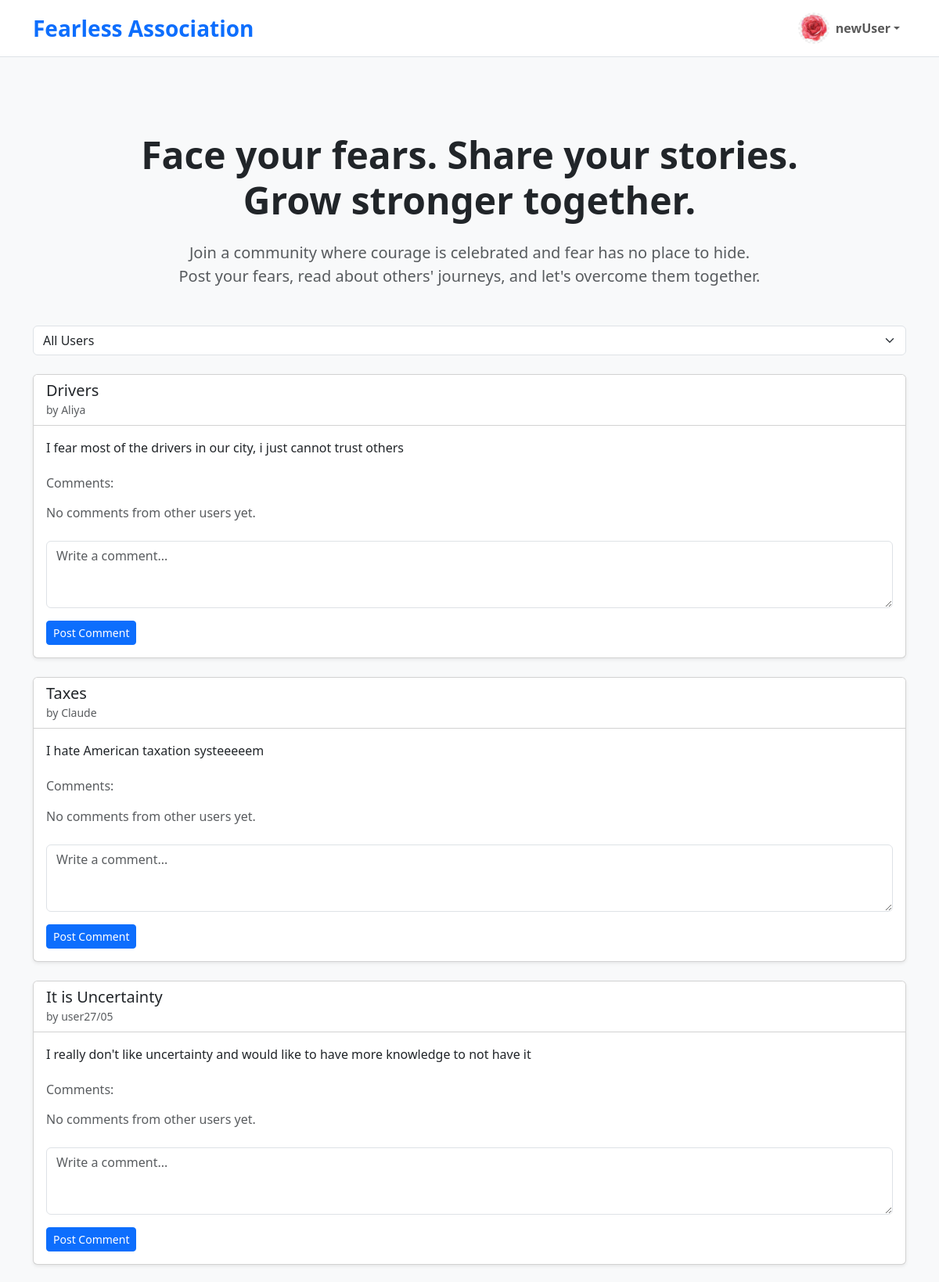
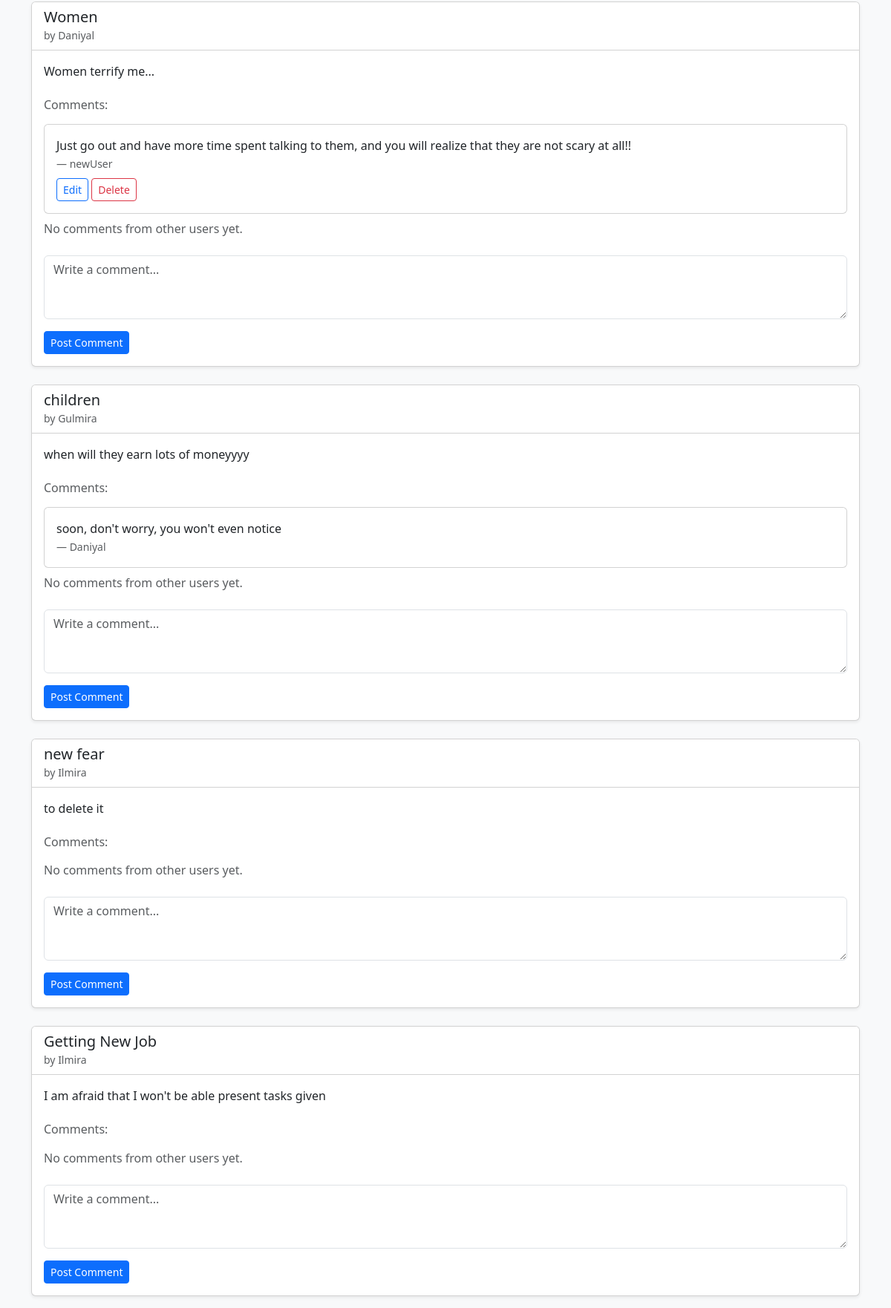
Screenshot of / (signed in, upper part) with the database file from the repository (2 pictures, top to bottom).
### app/models.py (models this page shows, shortened)
class User(UserMixin, db.Model):
    id = db.Column(db.Integer, primary_key=True)
    username = db.Column(db.String(80), unique=True, nullable=False)
    email = db.Column(db.String(120), unique=True, nullable=False)
    password_hash = db.Column(db.String(128), nullable=False)
    fears = db.relationship('Fear', backref='author', lazy=True)
    comments = db.relationship('Comment', backref='author', lazy=True)
    avatar = db.Column(db.String(120), nullable=True)
    toxic_warning_count = db.Column(db.Integer, default=0, nullable=False)
    last_warning_time  = db.Column(db.DateTime, nullable=True)
    login_block_until  = db.Column(db.DateTime, nullable=True)

class Fear(db.Model):
    id = db.Column(db.Integer, primary_key=True)
    title = db.Column(db.String(120), nullable=False)
    description = db.Column(db.Text, nullable=False)
    created_at = db.Column(db.DateTime, default=datetime.utcnow)
    user_id = db.Column(db.Integer, db.ForeignKey('user.id'), nullable=False)
    is_toxic = db.Column(db.Boolean, default=False)
    toxicity_score = db.Column(db.Float, default=0.0)
    comments = db.relationship('Comment', backref='fear', lazy=True, cascade="all, delete-orphan")

class Comment(db.Model):
    id = db.Column(db.Integer, primary_key=True)
    content = db.Column(db.Text, nullable=False)
    created_at = db.Column(db.DateTime, default=datetime.utcnow)
    user_id = db.Column(db.Integer, db.ForeignKey('user.id'), nullable=False)
    fear_id = db.Column(db.Integer, db.ForeignKey('fear.id'), nullable=False)
    is_toxic = db.Column(db.Boolean, default=False)
    toxicity_score = db.Column(db.Float, default=0.0)

### app/main.py (the view)
@main.route('/')
def index():
    selected_user_id = request.args.get('user_id') # getting id from url
    users = User.query.all()
    if current_user.is_authenticated:
        query = Fear.query.filter(Fear.user_id != current_user.id)
        if selected_user_id and selected_user_id.isdigit():
            query = query.filter(Fear.user_id == int(selected_user_id))
        fears = query.order_by(Fear.created_at.desc()).all()
    else:
        fears = [] # If the user is not logged in, show no fears.
    return render_template('index.html', fears=fears, users=users)

### templates/index.html (shortened to what this page needs)
<!DOCTYPE html>
<html lang="en">
<head>
    <link href="https://cdn.jsdelivr.net/npm/bootstrap@5.3.0-alpha1/dist/css/bootstrap.min.css" rel="stylesheet">
</head>
<body class="d-flex flex-column min-vh-100">
    <header class="border-bottom">
        <nav class="navbar navbar-expand-lg navbar-light bg-white">
            <div class="container">
                <a class="navbar-brand fs-3 fw-bold text-primary" href="{{ url_for('main.index') }}">Fearless Association</a>
                <div class="collapse navbar-collapse" id="navbarNav">
                    <ul class="navbar-nav ms-auto">
                        {% if current_user.is_authenticated %}
                            <li class="nav-item dropdown">
                                <a class="nav-link dropdown-toggle d-flex align-items-center" href="#" role="button"
                                data-bs-toggle="dropdown" aria-expanded="false">
                                    <img
                                        src="{{ url_for('main.get_avatar', filename=current_user.avatar) if current_user.avatar
                                            else url_for('static', filename='avatars/avatar_default.svg') }}"
                                        class="rounded-circle"
                                        style="width: 40px; height: 40px; object-fit: cover"
                                        alt="{{ current_user.username }}'s profile picture">
                                    <span class="fw-semibold ms-2">{{ current_user.username }}</span>
                                </a>
                            </li>
                        {% else %}
                            <li class="nav-item"><a class="nav-link" href="{{ url_for('auth_bp.login') }}">Login</a></li>
                            <li class="nav-item"><a class="btn btn-primary ms-2" href="{{ url_for('auth_bp.register') }}">Join Now</a></li>
                        {% endif %}
                    </ul>
                </div>
            </div>
        </nav>
    </header>
    <main class="flex-grow-1 py-5 bg-light">
        <div class="container flex-grow-1 py-4">
        </div>
        <div class="container">
            <section class="text-center mb-5">
                <h2 class="display-5 mb-4 fw-bold">Face your fears. Share your stories.<br>Grow stronger together.</h2>
                <p class="lead text-muted mb-4">
                    Join a community where courage is celebrated and fear has no place to hide.<br>
                    Post your fears, read about others' journeys, and let's overcome them together.
                </p>
            </section>
            {% if current_user.is_authenticated %}
            <form method="GET" action="{{ url_for('main.index') }}">
                <div class="mb-4">
                    <select name="user_id" class="form-select" onchange="this.form.submit()">
                        <option value="">All Users</option>
                    </select>
                </div>
            </form>
            <div class="row g-4">
                {% for fear in fears %}
                    <div class="col-12">
                        <div class="card shadow-sm h-100">
                            <div class="card-header bg-white">
                                <h3 class="h5 mb-0">{{ fear.title }}</h3>
                                <small class="text-muted">by {{ fear.author.username }}</small>
                            </div>
                            <div class="card-body">
                                <p class="card-text">{{ fear.description }}</p>
                                <div class="mt-4">
                                    <h5 class="h6 text-muted mb-3">Comments:</h5>
                                    {% set has_other_comments = false %}
                                    {% for comment in fear.comments %}
                                        <div class="card mb-2 {% if comment.is_toxic and comment.user_id != current_user.id %}d-none{% endif %}">
                                            <div class="card-body p-3">
                                                <p class="mb-0">{{ comment.content }}</p>
                                                <small class="text-muted">
                                                    — {{ comment.author.username }}
                                                </small>
                                                {% if comment.user_id == current_user.id %}
                                                <div class="mt-2">
                                                    <a href="{{ url_for('main.edit_comment', comment_id=comment.id) }}"
                                                    class="btn btn-sm btn-outline-primary">Edit</a>
                                                    <form id="delete-form-{{ comment.id }}" action="{{ url_for('main.delete_comment', comment_id=comment.id) }}"
                                                        method="POST" class="d-inline">
                                                        <button type="button" class="btn btn-sm btn-outline-danger"
                                                                onclick="showDeleteModal('{{ comment.id }}')">Delete</button>
                                                    </form>
                                                </div>
                                                {% endif %}
                                            </div>
                                        </div>
                                        {% if comment.user_id != current_user.id and not comment.is_toxic %}
                                            {% set has_other_comments = true %}
                                        {% endif %}
                                    {% endfor %}
                                    {% if not has_other_comments %}
                                        <div class="text-muted">No comments from other users yet.</div>
                                    {% endif %}
                                </div>
                                <form action="{{ url_for('main.add_comment', fear_id=fear.id) }}" method="POST" class="mt-4">
                                    <div class="mb-3">
                                        <textarea name="content" class="form-control" rows="3" placeholder="Write a comment..." required></textarea>
                                    </div>
                                    <button type="submit" class="btn btn-sm btn-primary">Post Comment</button>
                                </form>
                            </div>
                        </div>
                    </div>
                {% endfor %}
            </div>
            {% endif %}
        </div>
    </main>
</body>
</html>

### rows the page displays
User: avatar+username (picture), username "newUser"
Fear: title "Drivers", author.username "Aliya", description "I fear most of the drivers in our city, i just cannot trust others"
Fear: title "Taxes", author.username "Claude", description "I hate American taxation systeeeeem"
Fear: title "It is Uncertainty", author.username "user27/05", description "I really don't like uncertainty and would like to have more knowledge to not have it"
Fear: title "Women", author.username "Daniyal", description "Women terrify me..."
Comment: content "Just go out and have more time spent talking to them, and you will realize that they are not scary at all!!", author.username "newUser"
Fear: title "children", author.username "Gulmira", description "when will they earn lots of moneyyyy"
Comment: content "soon, don't worry, you won't even notice", author.username "Daniyal"
Fear: title "new fear", author.username "Ilmira", description "to delete it"
Fear: title "Getting New Job", author.username "Ilmira", description "I am afraid that I won't be able present tasks given"
